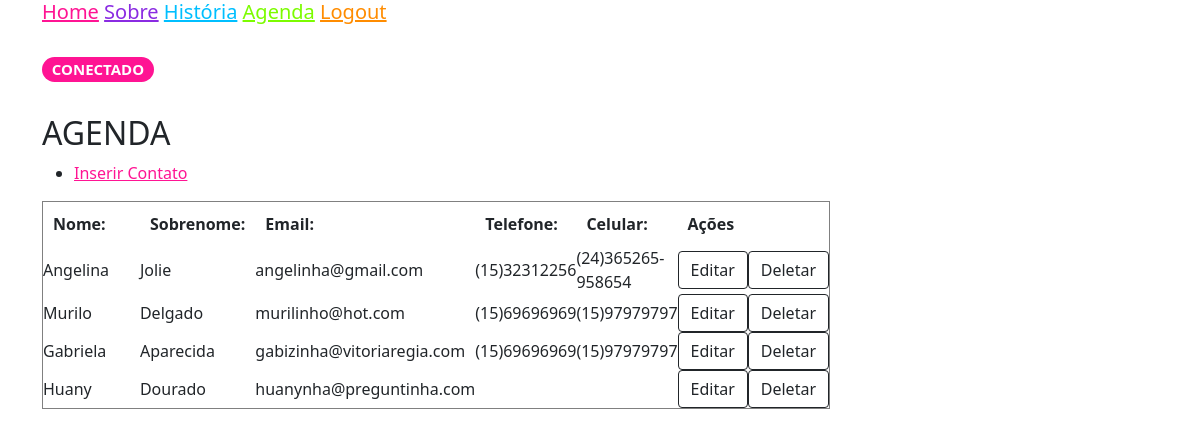
Screenshot of /agenda.php with the database file from the repository.
### tables this page shows
CREATE TABLE IF NOT EXISTS `tb_contatos` (
  `id_contatos` int(11) NOT NULL AUTO_INCREMENT,
  `nome` varchar(255) NOT NULL,
  `sobrenome` varchar(255) NOT NULL,
  `email` varchar(255) NOT NULL,
  `tel` varchar(255) DEFAULT NULL,
  `cel` varchar(255) DEFAULT NULL,
  PRIMARY KEY (`id_contatos`)
);

### agenda.php (the view, shortened to what this page needs)
<?php
$conex=mysqli_connect("localhost","root","",'agenda2');
$query_select_contatos="SELECT * FROM tb_contatos";
$sql_select_contatos=mysqli_query($conex,$query_select_contatos);
?>
<!DOCTYPE html>
<html>
<head>
<link href="https://cdn.jsdelivr.net/npm/bootstrap@5.0.1/dist/css/bootstrap.min.css" rel="stylesheet">
</head>
<body>
<div class="container">
    <h5><a href="privado.php" style= "color: deeppink; font-size:20; margin-left: 100">Home</a>
	<a href="sobre.php" style="color: blueviolet; font-size:20">Sobre</a>
	<a href="historia.php" style="color: deepskyblue; font-size:20">História</a>
	<a href="agenda.php" style="color: lawngreen; font-size:20">Agenda</a>
	<a href="logout.php"style="color: darkorange; font-size:20">Logout</a></br></br><h5>
<?php
require_once('conexao.php');
?>
<h2>AGENDA</h2>
<ul>
	<li><a href="inserir_contato.php" style="color:deeppink">Inserir Contato</a></li>
</ul>
<div class="listarbig">
<table class="width="5" border="1" cellspacing="0" cellpadding="0">
  <tr>
    <th id="celula1">Nome:</th>
    <th id="celula1">Sobrenome:</th>
    <th id="celula1">Email:</th>
    <th id="celula1">Telefone:</th>
    <th id="celula1">Celular:</th>
    <th id="celula1"colspan="2">Ações</th>
    </tr>
<?php
if(mysqli_num_rows($sql_select_contatos) > 0)
{
   while($array_select_contatos=mysqli_fetch_array($sql_select_contatos))
	{
		$id_contato=$array_select_contatos["id_contatos"];
		$nome=$array_select_contatos["nome"];
		$sobrenome=$array_select_contatos["sobrenome"];
		$email=$array_select_contatos["email"];
		$tel=$array_select_contatos["tel"];
		$cel=$array_select_contatos["cel"];
 echo
 " <tr>
    <td>$nome</td>
    <td>$sobrenome</td>
    <td>$email</td>
    <td>$tel</td>
    <td>$cel</td>
	<td><a href=\"./editar_contato.php?id_contato=$id_contato\"><button type='button' class='btn btn-outline-dark'>Editar</button></a></td>
    <td><a href=\"./deletar_contato.php?id_contato=$id_contato\"><button type='button' class='btn btn-outline-dark'>Deletar</button></a></td>
  </tr>
  ";
	}
}
?>
</table>
</div>
</div>
</body>
</html>

### conexao.php (shortened to what this page needs)
<?php
$conexao=mysqli_connect("localhost","root","");
mysqli_query($conexao,"SET NAMES 'utf8'");
mysqli_query($conexao,'SET character_set_connection=utf8');
mysqli_query($conexao,'SET character_set_client=utf8');
mysqli_query($conexao,'SET character_set_results=utf8');
$banco_de_dados=mysqli_select_db($conexao,"agenda2");
if($banco_de_dados)
{
 echo "<h5><span style='background-color: deeppink;' class='badge rounded-pill'>CONECTADO</span></h5> <br>";
}
else
{
  echo "<h5>FALHA AO CONECTAR AO BANCO DE DADOS</h5><br>";
  exit;
}
?>

### agenda.php (style rules this page uses)
.listarbig { width:788px; height:200px; }
#celula1 { width: 100px; padding:10px; background-color:#FFFFFF; }

### rows the page displays
tb_contatos: nome "Angelina", sobrenome "Jolie", email "angelinha@gmail.com", tel "(15)32312256", cel "(24)365265-958654"
tb_contatos: nome "Murilo", sobrenome "Delgado", email "murilinho@hot.com", tel "(15)69696969", cel "(15)97979797"
tb_contatos: nome "Gabriela", sobrenome "Aparecida", email "gabizinha@vitoriaregia.com", tel "(15)69696969", cel "(15)97979797"
tb_contatos: nome "Huany", sobrenome "Dourado", email "huanynha@preguntinha.com"
